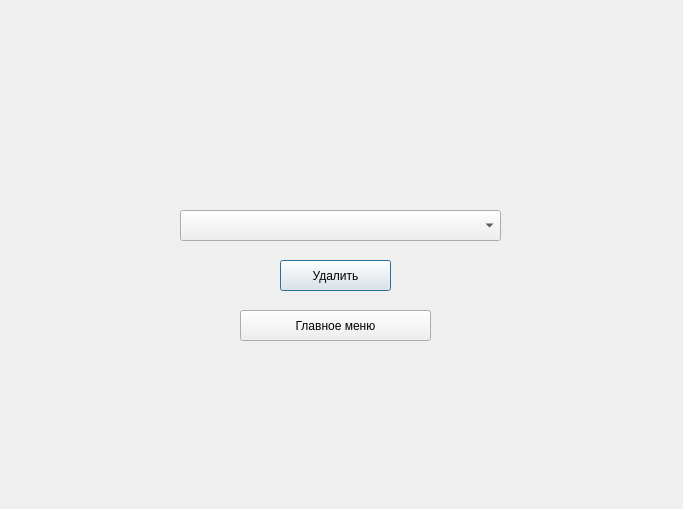
<?xml version="1.0" encoding="UTF-8"?>
<ui version="4.0">
 <class>deletetopicwindow</class>
 <widget class="QDialog" name="deletetopicwindow">
  <property name="geometry">
   <rect>
    <x>0</x>
    <y>0</y>
    <width>683</width>
    <height>509</height>
   </rect>
  </property>
  <property name="windowTitle">
   <string>Dialog</string>
  </property>
  <widget class="QComboBox" name="comboBox">
   <property name="geometry">
    <rect>
     <x>180</x>
     <y>210</y>
     <width>321</width>
     <height>31</height>
    </rect>
   </property>
  </widget>
  <widget class="QPushButton" name="pushButton">
   <property name="geometry">
    <rect>
     <x>280</x>
     <y>260</y>
     <width>111</width>
     <height>31</height>
    </rect>
   </property>
   <property name="text">
    <string>Удалить</string>
   </property>
  </widget>
  <widget class="QPushButton" name="pushButton_2">
   <property name="geometry">
    <rect>
     <x>240</x>
     <y>310</y>
     <width>191</width>
     <height>31</height>
    </rect>
   </property>
   <property name="text">
    <string>Главное меню</string>
   </property>
  </widget>
 </widget>
 <resources/>
 <connections/>
</ui>
